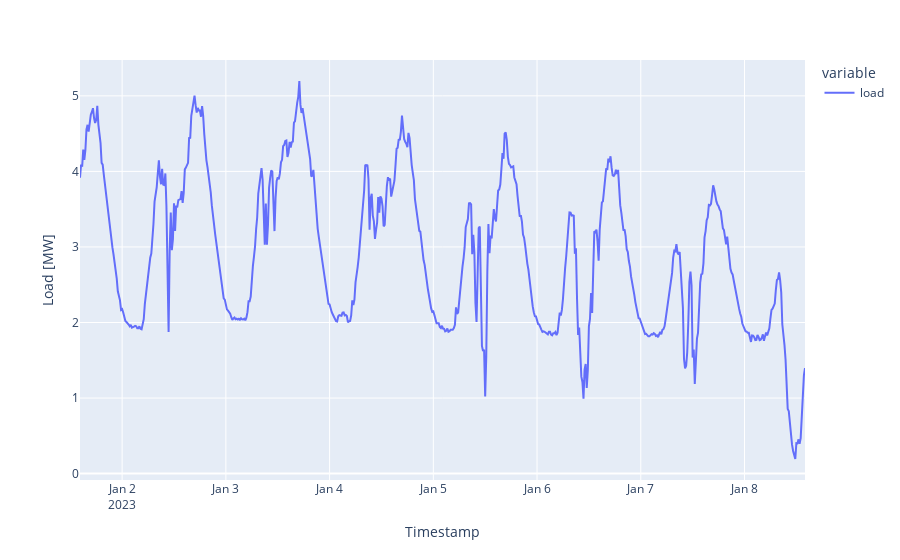

Source (notebook cell):
### Code cell
fig_load=input_data["load"].iloc[57:729].plot()
fig_load.update_layout(
    xaxis_title='Timestamp',
    yaxis_title="Load [MW]"
)
fig_load.show()

### Figure 1 — Plotly figure (JSON) as saved in the notebook; plotly's stock layout.template omitted (floating-point values rounded to 4 significant figures; data arrays with more than 128 entries replaced by an {"elided": "..."} marker saying what was removed)
{"data": [{"hovertemplate": "variable=load<br>index=%{x}<br>value=%{y}<extra></extra>", "legendgroup": "load", "line": {"color": "#636efa", "dash": "solid"}, "marker": {"symbol": "circle"}, "mode": "lines", "name": "load", "orientation": "v", "showlegend": true, "type": "scatter", "x": {"elided": "672 str values"}, "xaxis": "x", "y": {"elided": "672 float values"}, "yaxis": "y"}], "layout": {"legend": {"title": {"text": "variable"}, "tracegroupgap": 0}, "margin": {"t": 60}, "xaxis": {"anchor": "y", "domain": [0, 1], "title": {"text": "Timestamp"}}, "yaxis": {"anchor": "x", "domain": [0, 1], "title": {"text": "Load [MW]"}}}}
